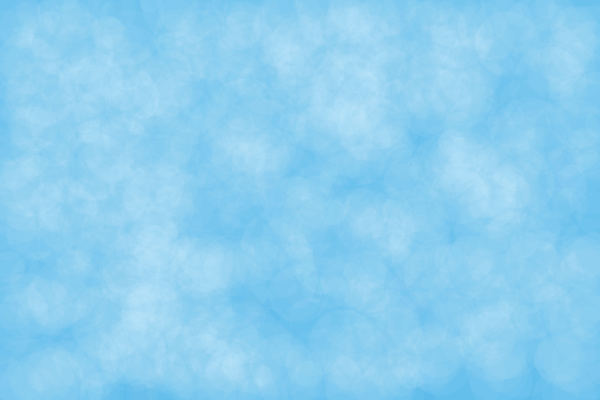
Frame 1 (no input)
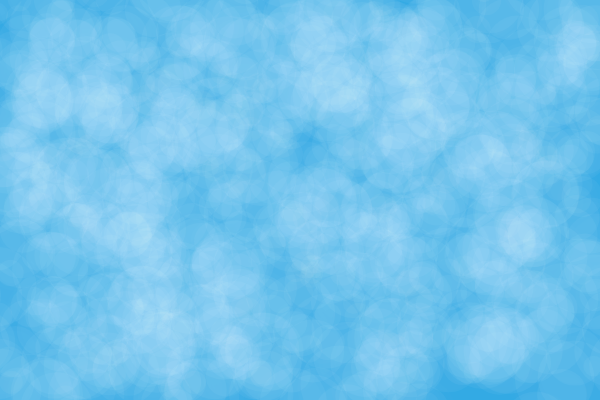
Frame 60 (no input)
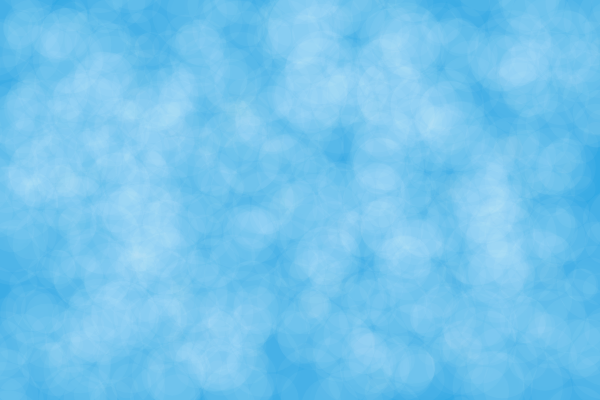
Frame 120 (the mouse pressed at the canvas centre since frame 60)

The p5.js sketch that drew these frames (run headless with seeded random() and noise() and a simulated clock; from frame 60 on, the mouse is pressed at the canvas centre):

// p5.js sketch
// ── sketch.js
let Bubbles = [];

function setup() {
  createCanvas(600, 400);
  
  for(let i = 0; i < 1000; i++){
  x = random(width);
  y = random(height);
  r = random(10,40);
  Bubbles[i] = new Bubble(x,y,r,5,5);
  }
}

function draw() {
  background(51,170,229,200);
  
  for(let i = 0; i < Bubbles.length; i++)
  {
   Bubbles[i].Show();
   Bubbles[i].Move();

  }

}

// ── bubble.js
class Bubble
{
   constructor(x,y,rad,xspeed,yspeed)
  {
    this.x = x;
    this.y = y;
    this.rad = rad;
    this.xspeed = xspeed;
    this.yspeed = yspeed;
    
  }
  
  Show()
  {
    noStroke(255);
    fill(255,10);
    ellipse(this.x,this.y,this.rad * 2);
  }
  
  Move()
  {
    this.x += random(-this.xspeed,this.xspeed);
    this.y += random(-this.yspeed,this.yspeed);
  }
  
}
